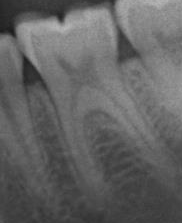
#> input picture db/output/raw_cropped/cropped_1.png, 182 x 223 px
$ python matrix_operations.py
#> lines starting #> are read from the running program, lines starting #| are printed output that depends on the picture; after the words box and inside, x2 and y2 are one past the last pixel; in counts of white or black regions, pixels touching at a corner belong together; long printed decimals are rounded; pictures that were not available may be replaced by others from this repository, and a replacement may not be noted
### image_processing/modify_histogram.py
import numpy as np

def regular_stretching(image):
    zero_matrix = np.zeros((image.shape[0], image.shape[1]), dtype='uint8')

    for i in range(image.shape[0]):
        for j in range(image.shape[1]):
            zero_matrix[i, j] = 255 * ((image[i, j]-np.min(image))/(np.max(image)-np.min(image)))
    return zero_matrix

# [7 lines left out: function clip_stretching, not called in this run]

### image_processing/matrix_operations.py
import cv2
from numpy import *
from seaborn import *
from matplotlib.pyplot import *
from modify_histogram import regular_stretching
from multiplot import multiplot_from_array

original_image = cv2.imread('../db/output/raw_cropped/cropped_1.png')
#> original_image is the input picture: shape (223, 182, 3); min 28, max 184, mean 98.8
image = cv2.imread('../db/output/blur_cropped/blur_cropped_1.png')
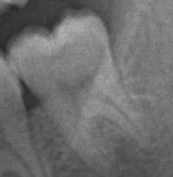
#> input picture db/output/raw_cropped/cropped_10.png, 173 x 177 px, given in place of blur_cropped_1.png, which was not available
#> image is the input picture: shape (177, 173, 3); min 40, max 179, mean 109.4

full_image_gray = cv2.cvtColor(image, cv2.COLOR_BGR2GRAY)
original_image = cv2.cvtColor(original_image, cv2.COLOR_BGR2GRAY)
#> original_image: shape (223, 182)
image = cv2.cvtColor(image, cv2.COLOR_BGR2GRAY)

normalized_image = cv2.normalize(image, None, alpha=0, beta=255, norm_type=cv2.NORM_MINMAX, dtype=-1)
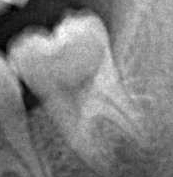
#> normalized_image: shape (177, 173); min 0, max 255, mean 127.3
new_expansion = regular_stretching(full_image_gray)

img_row_sixe = new_expansion.shape[0]
#> img_row_sixe = 177
img_column_sixe = new_expansion.shape[1]
#> img_column_sixe = 173

print('\n')
print('::::::::::::::::::::::::::::::::::::::::::::::::::::::::::')
print(':: To cropped the image, choose the segmentation values ::')
print('::::::::::::::::::::::::::::::::::::::::::::::::::::::::::')
print('\n')
rows, columns = int(input('Rows: ')), int(input('Columns: '))
#> the answer given: 3
#> the answer given: 3
print('\n')

cropped_row = round(img_row_sixe/rows)
#> cropped_row = 59
cropped_column = round(img_column_sixe/columns)
#> cropped_column = 58

check_row_operator = img_row_sixe-(cropped_row*rows) >= 0
#> check_row_operator = True
check_column_operator = img_column_sixe-(cropped_column*columns) >= 0
#> check_column_operator = False

if check_row_operator == False:
    cropped_row = round(img_row_sixe/rows) - 1
    print('... Resizing row to -> ', cropped_row)
elif check_column_operator == False:
    cropped_column = round(img_column_sixe/columns) - 1
#> cropped_column = 57
    print('... Resizing column to -> ', cropped_column)
#> (printed output is left out)

print('\n')
print('__===============================================__')
print('||  Global Mean  | (min, max) |  Global Std Dev  ||')
print('||---------------|------------|------------------||')
print(f'||{round(mean(new_expansion),3):^15}| ({new_expansion.min():>3},{new_expansion.max():>4}) |{round(std(new_expansion),3):^18}||')
#| ||    126.755    | (  0, 255) |      44.98       ||
print('^^===============================================^^')
print('\n')
print('_-----_----------_------------_----------_-----------_----------------_----------_---------_------------_')
print('|  n  | Position | (min, max) |   Mean   | Norm_Mean | Mean/Glob_Mean |  Std Dev | Norm_SD | SD/Glob_SD |')
print('|-----|----------|------------|----------|-----------|----------------|----------|---------|------------|')

n = 0
x, y = 0, 0
x_min, y_min = 0, 0
x_ticks, y_ticks = [], []
x_labels, y_labels = [], []
x_max_values, y_max_values = [], []

images_cropped = []
full_images_gray = []
for row in range(rows):
    for col in range(columns):
        n = n + 1
        x_max = ((col+1)*cropped_column)
        y_max = ((row+1)*cropped_row)

        img_cropped = new_expansion[y_min:y_max, x_min:x_max]
        cropped_expansion = regular_stretching(img_cropped)

        normalized_img = cv2.normalize(img_cropped, None, alpha=0, beta=1, norm_type=cv2.NORM_MINMAX, dtype=-1)

        print(f'|{n:^5}|  ({row:^1}, {col:^1})  | ({amin(cropped_expansion):>3},{amax(cropped_expansion):>4}) | {round(mean(cropped_expansion),3):^8} | {round(mean(normalized_img),3):^9} |{round(mean(cropped_expansion)/mean(new_expansion),5):^16}|{round(std(cropped_expansion),3):^10}|{round(std(normalized_img),3):^9}|{round(std(cropped_expansion)/std(new_expansion),3):^12}|')

        x_ticks.append(x_min)
        x_labels.append(col)
        x_max_values.append(x_max)

        y_ticks.append(y_min)
        y_labels.append(row)
        y_max_values.append(y_max)

        full_images_gray.append(full_image_gray)
        images_cropped.append(cropped_expansion)

        x_min = x_max
    x_min = 0
    y_min = y_max
#> this loop made 3 passes
#| |  1  |  (0, 0)  | (  0, 255) |  93.592  |   0.34    |    0.7384     |  74.018  |  0.474  |   1.646    |
#| |  2  |  (0, 1)  | (  0, 255) | 133.511  |   0.614   |     1.0533     |  65.607  |  0.487  |   1.459    |
#| |  3  |  (0, 2)  | (  0, 255) | 137.907  |   0.63    |    1.088     |  41.24   |  0.483  |   0.917    |
#| |  4  |  (1, 0)  | (  0, 255) | 146.756  |   0.701   |     1.1578     |  53.808  |  0.458  |   1.196    |
#| |  5  |  (1, 1)  | (  0, 255) | 122.839  |   0.445   |    0.9691     |  54.148  |  0.497  |   1.204    |
#| |  6  |  (1, 2)  | (  0, 255) | 101.684  |   0.269   |    0.8022     |  44.129  |  0.444  |   0.981    |
#| |  7  |  (2, 0)  | (  0, 255) |  142.34  |   0.632   |    1.123     |  45.512  |  0.482  |   1.012    |
#| |  8  |  (2, 1)  | (  0, 255) | 122.561  |   0.47    |    0.9669     |  52.01   |  0.499  |   1.156    |
#| |  9  |  (2, 2)  | (  0, 255) | 103.268  |   0.334   |    0.8147     |  52.862  |  0.472  |   1.175    |
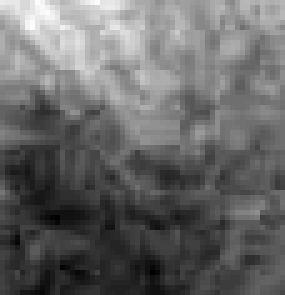
#> cropped_expansion: shape (59, 57) (shown 5 times larger); min 0, max 255, mean 103.3
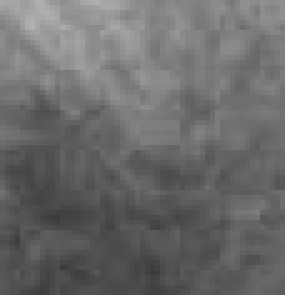
#> img_cropped: shape (59, 57) (shown 5 times larger); min 58, max 177, mean 106.4
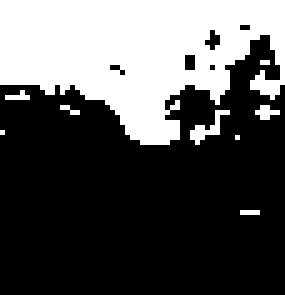
#> normalized_img: shape (59, 57) (shown 5 times larger); values 0 (black) and 1 (white), 33.4% white; 9 white regions (8 under 20 px), largest, box (x1, y1, x2, y2) and area: (0, 0, 57, 29) 1076
#> after the loop, full_images_gray = 9 items; images_cropped = 9 items; n = 9; x_labels = [0, 1, 2, 0, 1, 2, 0, 1, 2]; x_max_values = [57, 114, 171, 57, 114, 171, 57, 114, 171]; x_ticks = [0, 57, 114, 0, 57, 114, 0, 57, 114]; y_labels = [0, 0, 0, 1, 1, 1, 2, 2, 2]; y_max_values = [59, 59, 59, 118, 118, 118, 177, 177, 177]; y_ticks = [0, 0, 0, 59, 59, 59, 118, 118, 118]
print('^-----^----------^------------^----------^-----------^----------------^----------^---------^------------^')
print('\n')

val = 0
binarized_images = []
for val in range(0, n):
    if val == 0:
        figure(figsize=(9,6))
        new_expansion[y_ticks[val]:y_max_values[val],x_ticks[val]:x_max_values[val]] = images_cropped[val]
        full_image_gray[y_ticks[val]:y_max_values[val], x_ticks[val]:x_max_values[val]] = images_cropped[val]

        images_array = [original_image, new_expansion, images_cropped[val], full_image_gray]
        images_titles = ['Original', 'Blured Expansion', 'Position ({},{})'.format(y_labels[val], x_labels[val]), 'Binarized']
        grid_colors = ['royalblue', 'gold', 'seagreen', 'gray']

#> (the run stopped early here; a loop or call above may not have finished)
